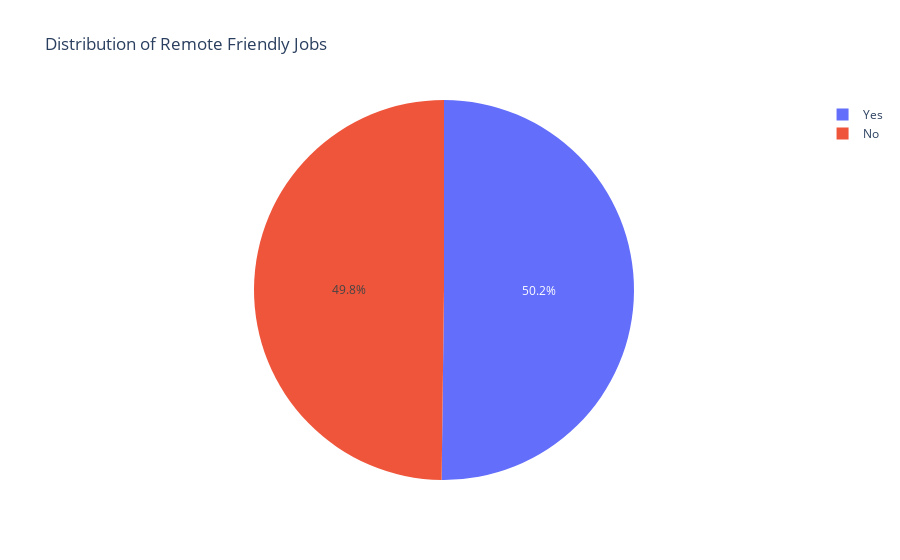

The notebook cell saved with this chart:
### Markdown cell above
**Remote friendly jobs**

### Code cell
value_counts = df['Remote_Friendly'].value_counts().reset_index()
value_counts.columns = ['Remote_Friendly', 'Count']
fig = px.pie(
    value_counts, 
    names='Remote_Friendly', 
    values='Count', 
    title='Distribution of Remote Friendly Jobs',
    
)

fig.show()

### Figure 1 — Plotly figure (JSON) as saved in the notebook; plotly's stock layout.template omitted (floating-point values rounded to 4 significant figures)
{"data": [{"domain": {"x": [0, 1], "y": [0, 1]}, "hovertemplate": "Remote_Friendly=%{label}<br>Count=%{value}<extra></extra>", "labels": ["Yes", "No"], "legendgroup": "", "name": "", "showlegend": true, "type": "pie", "values": [251, 249]}], "layout": {"legend": {"tracegroupgap": 0}, "title": {"text": "Distribution of Remote Friendly Jobs"}}}
